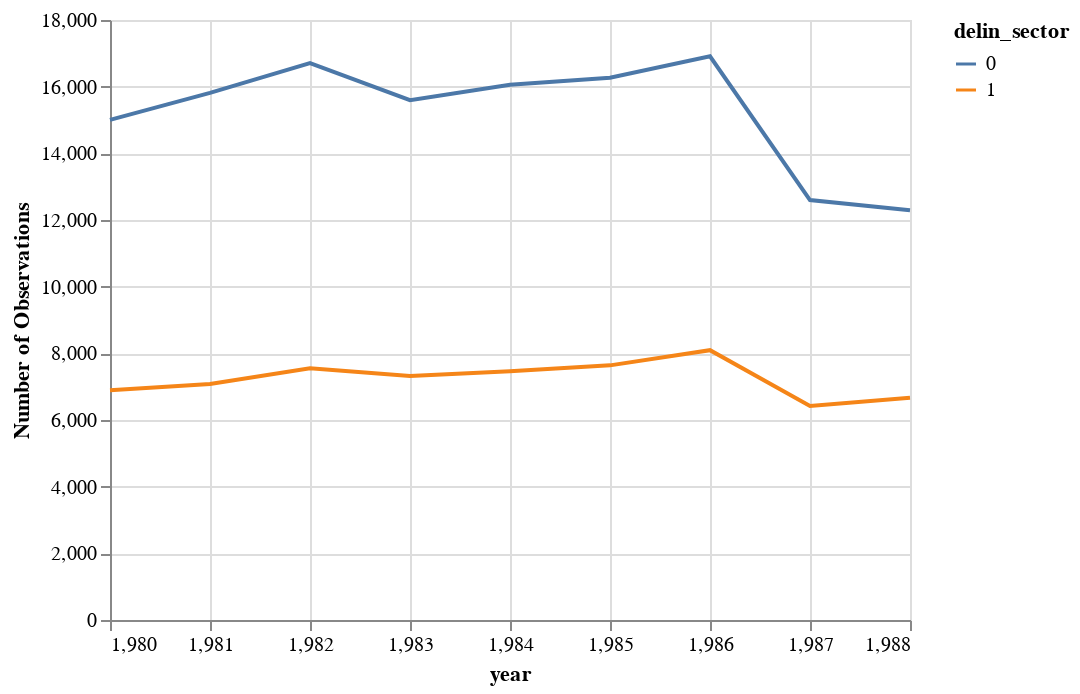

This figure's notebook cell:
### Code cell
import altair as alt


chart = alt.Chart(observations_by_year).mark_line().encode(
    x='year',
    y='Number of Observations',
    color='delin_sector:N'
)
chart

### Figure 1 — Vega-Lite specification as saved in the notebook (floating-point values rounded to 4 significant figures)
{"config": {"view": {"continuousWidth": 400, "continuousHeight": 300}}, "data": {"name": "data-16760f7887074ee0a476735ac73e6426"}, "mark": "line", "encoding": {"color": {"field": "delin_sector", "type": "nominal"}, "x": {"field": "year", "type": "quantitative"}, "y": {"field": "Number of Observations", "type": "quantitative"}}, "$schema": "https://vega.github.io/schema/vega-lite/v4.17.0.json", "datasets": {"data-16760f7887074ee0a476735ac73e6426": [{"year": 1980, "delin_sector": 0, "Number of Observations": 15004}, {"year": 1980, "delin_sector": 1, "Number of Observations": 6892}, {"year": 1981, "delin_sector": 0, "Number of Observations": 15814}, {"year": 1981, "delin_sector": 1, "Number of Observations": 7078}, {"year": 1982, "delin_sector": 0, "Number of Observations": 16706}, {"year": 1982, "delin_sector": 1, "Number of Observations": 7554}, {"year": 1983, "delin_sector": 0, "Number of Observations": 15594}, {"year": 1983, "delin_sector": 1, "Number of Observations": 7321}, {"year": 1984, "delin_sector": 0, "Number of Observations": 16059}, {"year": 1984, "delin_sector": 1, "Number of Observations": 7459}, {"year": 1985, "delin_sector": 0, "Number of Observations": 16267}, {"year": 1985, "delin_sector": 1, "Number of Observations": 7639}, {"year": 1986, "delin_sector": 0, "Number of Observations": 16910}, {"year": 1986, "delin_sector": 1, "Number of Observations": 8095}, {"year": 1987, "delin_sector": 0, "Number of Observations": 12599}, {"year": 1987, "delin_sector": 1, "Number of Observations": 6418}, {"year": 1988, "delin_sector": 0, "Number of Observations": 12291}, {"year": 1988, "delin_sector": 1, "Number of Observations": 6669}]}}
